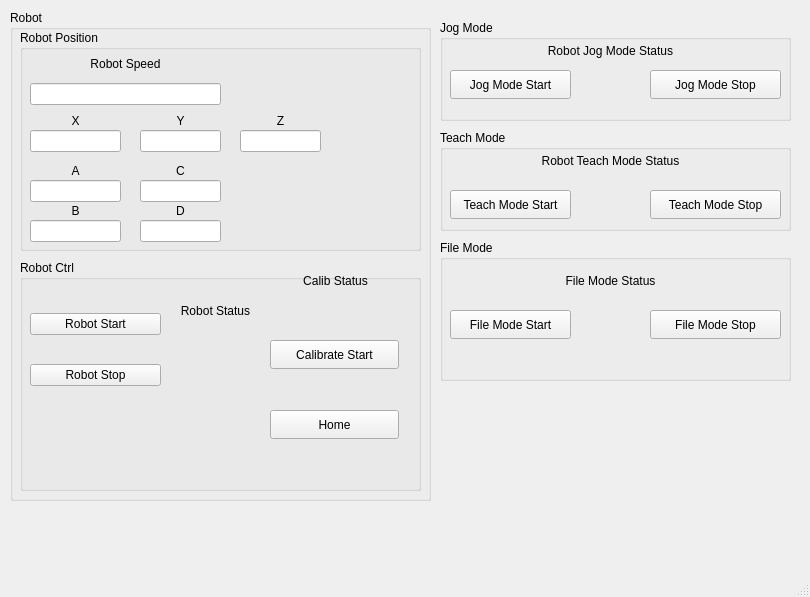
<?xml version="1.0" encoding="UTF-8"?>
<ui version="4.0">
 <class>MainWindow</class>
 <widget class="QMainWindow" name="MainWindow">
  <property name="geometry">
   <rect>
    <x>0</x>
    <y>0</y>
    <width>810</width>
    <height>597</height>
   </rect>
  </property>
  <property name="windowTitle">
   <string>MainWindow</string>
  </property>
  <widget class="QWidget" name="centralwidget">
   <widget class="QGroupBox" name="groupBox_6">
    <property name="geometry">
     <rect>
      <x>10</x>
      <y>10</y>
      <width>421</width>
      <height>491</height>
     </rect>
    </property>
    <property name="title">
     <string>Robot</string>
    </property>
    <widget class="QGroupBox" name="groupBox_7">
     <property name="geometry">
      <rect>
       <x>10</x>
       <y>20</y>
       <width>401</width>
       <height>221</height>
      </rect>
     </property>
     <property name="title">
      <string>Robot Position</string>
     </property>
     <widget class="QLineEdit" name="robotPosX">
      <property name="geometry">
       <rect>
        <x>10</x>
        <y>100</y>
        <width>91</width>
        <height>22</height>
       </rect>
      </property>
     </widget>
     <widget class="QLabel" name="label_17">
      <property name="geometry">
       <rect>
        <x>10</x>
        <y>80</y>
        <width>91</width>
        <height>21</height>
       </rect>
      </property>
      <property name="text">
       <string>X</string>
      </property>
      <property name="alignment">
       <set>Qt::AlignCenter</set>
      </property>
     </widget>
     <widget class="QLineEdit" name="robotPosY">
      <property name="geometry">
       <rect>
        <x>120</x>
        <y>100</y>
        <width>81</width>
        <height>22</height>
       </rect>
      </property>
     </widget>
     <widget class="QLineEdit" name="robotPosZ">
      <property name="geometry">
       <rect>
        <x>220</x>
        <y>100</y>
        <width>81</width>
        <height>22</height>
       </rect>
      </property>
     </widget>
     <widget class="QLabel" name="label_18">
      <property name="geometry">
       <rect>
        <x>120</x>
        <y>80</y>
        <width>81</width>
        <height>21</height>
       </rect>
      </property>
      <property name="text">
       <string>Y</string>
      </property>
      <property name="alignment">
       <set>Qt::AlignCenter</set>
      </property>
     </widget>
     <widget class="QLabel" name="label_19">
      <property name="geometry">
       <rect>
        <x>220</x>
        <y>80</y>
        <width>81</width>
        <height>21</height>
       </rect>
      </property>
      <property name="text">
       <string>Z</string>
      </property>
      <property name="alignment">
       <set>Qt::AlignCenter</set>
      </property>
     </widget>
     <widget class="QLineEdit" name="robotAngleA">
      <property name="geometry">
       <rect>
        <x>10</x>
        <y>150</y>
        <width>91</width>
        <height>22</height>
       </rect>
      </property>
     </widget>
     <widget class="QLineEdit" name="robotAngleB">
      <property name="geometry">
       <rect>
        <x>10</x>
        <y>190</y>
        <width>91</width>
        <height>22</height>
       </rect>
      </property>
     </widget>
     <widget class="QLineEdit" name="robotAngleC">
      <property name="geometry">
       <rect>
        <x>120</x>
        <y>150</y>
        <width>81</width>
        <height>22</height>
       </rect>
      </property>
     </widget>
     <widget class="QLineEdit" name="robotAngleD">
      <property name="geometry">
       <rect>
        <x>120</x>
        <y>190</y>
        <width>81</width>
        <height>22</height>
       </rect>
      </property>
     </widget>
     <widget class="QLabel" name="label_20">
      <property name="geometry">
       <rect>
        <x>10</x>
        <y>130</y>
        <width>91</width>
        <height>21</height>
       </rect>
      </property>
      <property name="text">
       <string>A</string>
      </property>
      <property name="alignment">
       <set>Qt::AlignCenter</set>
      </property>
     </widget>
     <widget class="QLabel" name="label_21">
      <property name="geometry">
       <rect>
        <x>120</x>
        <y>130</y>
        <width>81</width>
        <height>21</height>
       </rect>
      </property>
      <property name="text">
       <string>C</string>
      </property>
      <property name="alignment">
       <set>Qt::AlignCenter</set>
      </property>
     </widget>
     <widget class="QLabel" name="label_22">
      <property name="geometry">
       <rect>
        <x>10</x>
        <y>170</y>
        <width>91</width>
        <height>21</height>
       </rect>
      </property>
      <property name="text">
       <string>B</string>
      </property>
      <property name="alignment">
       <set>Qt::AlignCenter</set>
      </property>
     </widget>
     <widget class="QLabel" name="label_23">
      <property name="geometry">
       <rect>
        <x>120</x>
        <y>170</y>
        <width>81</width>
        <height>21</height>
       </rect>
      </property>
      <property name="text">
       <string>D</string>
      </property>
      <property name="alignment">
       <set>Qt::AlignCenter</set>
      </property>
     </widget>
     <widget class="QWidget" name="verticalLayoutWidget_2">
      <property name="geometry">
       <rect>
        <x>10</x>
        <y>20</y>
        <width>191</width>
        <height>55</height>
       </rect>
      </property>
      <layout class="QVBoxLayout" name="verticalLayout_2">
       <item>
        <widget class="QLabel" name="label_16">
         <property name="text">
          <string>Robot Speed</string>
         </property>
         <property name="alignment">
          <set>Qt::AlignCenter</set>
         </property>
        </widget>
       </item>
       <item>
        <widget class="QLineEdit" name="robotSpeedText"/>
       </item>
      </layout>
     </widget>
    </widget>
    <widget class="QGroupBox" name="groupBox_8">
     <property name="geometry">
      <rect>
       <x>10</x>
       <y>250</y>
       <width>401</width>
       <height>231</height>
      </rect>
     </property>
     <property name="title">
      <string>Robot Ctrl</string>
     </property>
     <widget class="QWidget" name="gridLayoutWidget_4">
      <property name="geometry">
       <rect>
        <x>10</x>
        <y>30</y>
        <width>131</width>
        <height>121</height>
       </rect>
      </property>
      <layout class="QGridLayout" name="gridLayout_3">
       <item row="0" column="0">
        <widget class="QPushButton" name="robotStartBtn">
         <property name="text">
          <string>Robot Start</string>
         </property>
        </widget>
       </item>
       <item row="1" column="0">
        <widget class="QPushButton" name="robotStopBtn">
         <property name="text">
          <string>Robot Stop</string>
         </property>
        </widget>
       </item>
      </layout>
     </widget>
     <widget class="QWidget" name="gridLayoutWidget_17">
      <property name="geometry">
       <rect>
        <x>170</x>
        <y>70</y>
        <width>51</width>
        <height>51</height>
       </rect>
      </property>
      <layout class="QGridLayout" name="robotStatusIndicationLedLay"/>
     </widget>
     <widget class="QLabel" name="label_24">
      <property name="geometry">
       <rect>
        <x>150</x>
        <y>40</y>
        <width>91</width>
        <height>21</height>
       </rect>
      </property>
      <property name="text">
       <string>Robot Status</string>
      </property>
      <property name="alignment">
       <set>Qt::AlignCenter</set>
      </property>
     </widget>
     <widget class="QPushButton" name="arsCalibStartBtn">
      <property name="geometry">
       <rect>
        <x>250</x>
        <y>80</y>
        <width>129</width>
        <height>29</height>
       </rect>
      </property>
      <property name="text">
       <string>Calibrate Start</string>
      </property>
     </widget>
     <widget class="QPushButton" name="arsHomeStartBtn">
      <property name="geometry">
       <rect>
        <x>250</x>
        <y>150</y>
        <width>129</width>
        <height>29</height>
       </rect>
      </property>
      <property name="text">
       <string>Home</string>
      </property>
     </widget>
     <widget class="QWidget" name="gridLayoutWidget_19">
      <property name="geometry">
       <rect>
        <x>290</x>
        <y>30</y>
        <width>51</width>
        <height>51</height>
       </rect>
      </property>
      <layout class="QGridLayout" name="robotCalibrationStatusIndicationLedLay"/>
     </widget>
     <widget class="QLabel" name="label_26">
      <property name="geometry">
       <rect>
        <x>270</x>
        <y>10</y>
        <width>91</width>
        <height>21</height>
       </rect>
      </property>
      <property name="text">
       <string>Calib Status</string>
      </property>
      <property name="alignment">
       <set>Qt::AlignCenter</set>
      </property>
     </widget>
    </widget>
   </widget>
   <widget class="QGroupBox" name="groupBox_11">
    <property name="geometry">
     <rect>
      <x>440</x>
      <y>240</y>
      <width>351</width>
      <height>141</height>
     </rect>
    </property>
    <property name="title">
     <string>File Mode</string>
    </property>
    <widget class="QPushButton" name="arsFileModeStartBtn">
     <property name="geometry">
      <rect>
       <x>10</x>
       <y>70</y>
       <width>121</width>
       <height>29</height>
      </rect>
     </property>
     <property name="text">
      <string>File Mode Start</string>
     </property>
    </widget>
    <widget class="QPushButton" name="arsFileModeStopBtn">
     <property name="geometry">
      <rect>
       <x>210</x>
       <y>70</y>
       <width>131</width>
       <height>29</height>
      </rect>
     </property>
     <property name="text">
      <string>File Mode Stop</string>
     </property>
    </widget>
    <widget class="QWidget" name="gridLayoutWidget_21">
     <property name="geometry">
      <rect>
       <x>150</x>
       <y>60</y>
       <width>41</width>
       <height>41</height>
      </rect>
     </property>
     <layout class="QGridLayout" name="robotStatusIndicationLedLay_4"/>
    </widget>
    <widget class="QLabel" name="label_28">
     <property name="geometry">
      <rect>
       <x>80</x>
       <y>30</y>
       <width>181</width>
       <height>21</height>
      </rect>
     </property>
     <property name="text">
      <string>File Mode Status</string>
     </property>
     <property name="alignment">
      <set>Qt::AlignCenter</set>
     </property>
    </widget>
   </widget>
   <widget class="QGroupBox" name="groupBox_10">
    <property name="geometry">
     <rect>
      <x>440</x>
      <y>20</y>
      <width>351</width>
      <height>101</height>
     </rect>
    </property>
    <property name="title">
     <string>Jog Mode</string>
    </property>
    <widget class="QPushButton" name="arsJogModeStartBtn">
     <property name="geometry">
      <rect>
       <x>10</x>
       <y>50</y>
       <width>121</width>
       <height>29</height>
      </rect>
     </property>
     <property name="text">
      <string>Jog Mode Start</string>
     </property>
    </widget>
    <widget class="QWidget" name="gridLayoutWidget_18">
     <property name="geometry">
      <rect>
       <x>150</x>
       <y>40</y>
       <width>41</width>
       <height>41</height>
      </rect>
     </property>
     <layout class="QGridLayout" name="robotStatusIndicationLedLay_2"/>
    </widget>
    <widget class="QPushButton" name="arsJogModeStopBtn">
     <property name="geometry">
      <rect>
       <x>210</x>
       <y>50</y>
       <width>131</width>
       <height>29</height>
      </rect>
     </property>
     <property name="text">
      <string>Jog Mode Stop</string>
     </property>
    </widget>
    <widget class="QLabel" name="label_25">
     <property name="geometry">
      <rect>
       <x>80</x>
       <y>20</y>
       <width>181</width>
       <height>21</height>
      </rect>
     </property>
     <property name="text">
      <string>Robot Jog Mode Status</string>
     </property>
     <property name="alignment">
      <set>Qt::AlignCenter</set>
     </property>
    </widget>
   </widget>
   <widget class="QGroupBox" name="groupBox_4">
    <property name="geometry">
     <rect>
      <x>440</x>
      <y>130</y>
      <width>351</width>
      <height>101</height>
     </rect>
    </property>
    <property name="title">
     <string>Teach Mode</string>
    </property>
    <widget class="QPushButton" name="arsTeachModeStartBtn">
     <property name="geometry">
      <rect>
       <x>10</x>
       <y>60</y>
       <width>121</width>
       <height>29</height>
      </rect>
     </property>
     <property name="text">
      <string>Teach Mode Start</string>
     </property>
    </widget>
    <widget class="QPushButton" name="arsTeachModeStopBtn">
     <property name="geometry">
      <rect>
       <x>210</x>
       <y>60</y>
       <width>131</width>
       <height>29</height>
      </rect>
     </property>
     <property name="text">
      <string>Teach Mode Stop</string>
     </property>
    </widget>
    <widget class="QWidget" name="gridLayoutWidget_20">
     <property name="geometry">
      <rect>
       <x>150</x>
       <y>50</y>
       <width>41</width>
       <height>41</height>
      </rect>
     </property>
     <layout class="QGridLayout" name="robotStatusIndicationLedLay_3"/>
    </widget>
    <widget class="QLabel" name="label_27">
     <property name="geometry">
      <rect>
       <x>80</x>
       <y>20</y>
       <width>181</width>
       <height>21</height>
      </rect>
     </property>
     <property name="text">
      <string>Robot Teach Mode Status</string>
     </property>
     <property name="alignment">
      <set>Qt::AlignCenter</set>
     </property>
    </widget>
   </widget>
  </widget>
  <widget class="QMenuBar" name="menubar">
   <property name="geometry">
    <rect>
     <x>0</x>
     <y>0</y>
     <width>810</width>
     <height>32</height>
    </rect>
   </property>
  </widget>
  <widget class="QStatusBar" name="statusbar"/>
 </widget>
 <resources/>
 <connections/>
</ui>
